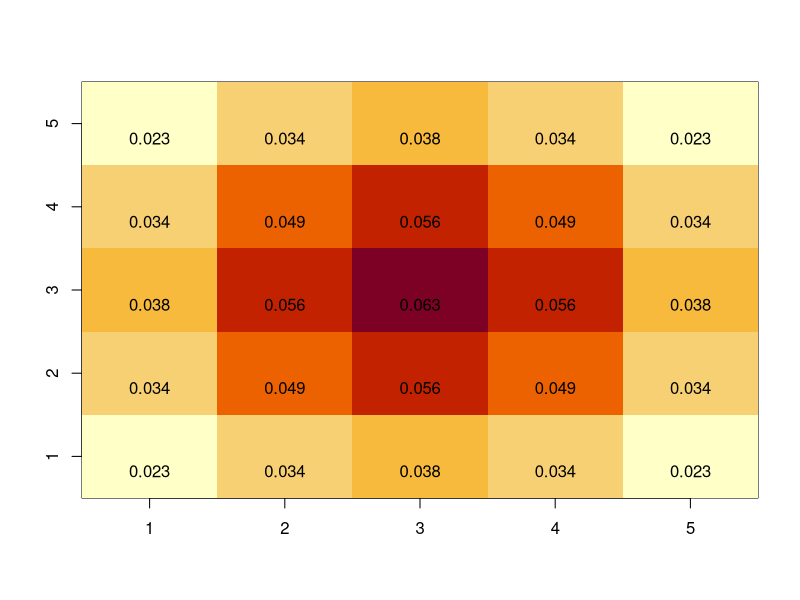

Write the R code that produced this figure.
rm(list=ls(all=TRUE))
set.seed(1)

#create probabilities for location
nloc=5
seq1=1:nloc
combo=expand.grid(x=seq1,y=seq1)
combo$prob=dnorm(combo$x,mean=3,sd=2)*dnorm(combo$y,mean=3,sd=2)
combo$prob=combo$prob/sum(combo$prob)

#visual depiction of probabilities
pi1=matrix(NA,nloc,nloc)
for (i in 1:nrow(combo)){
  pi1[combo$x[i],combo$y[i]]=combo$prob[i]  
}

par(mfrow=c(1,1),ask=T)
image(pi1,x=1:nloc,y=1:nloc,xlab='',ylab='')
text(x=combo$x,y=combo$y,round(combo$prob,3),pos=1)
